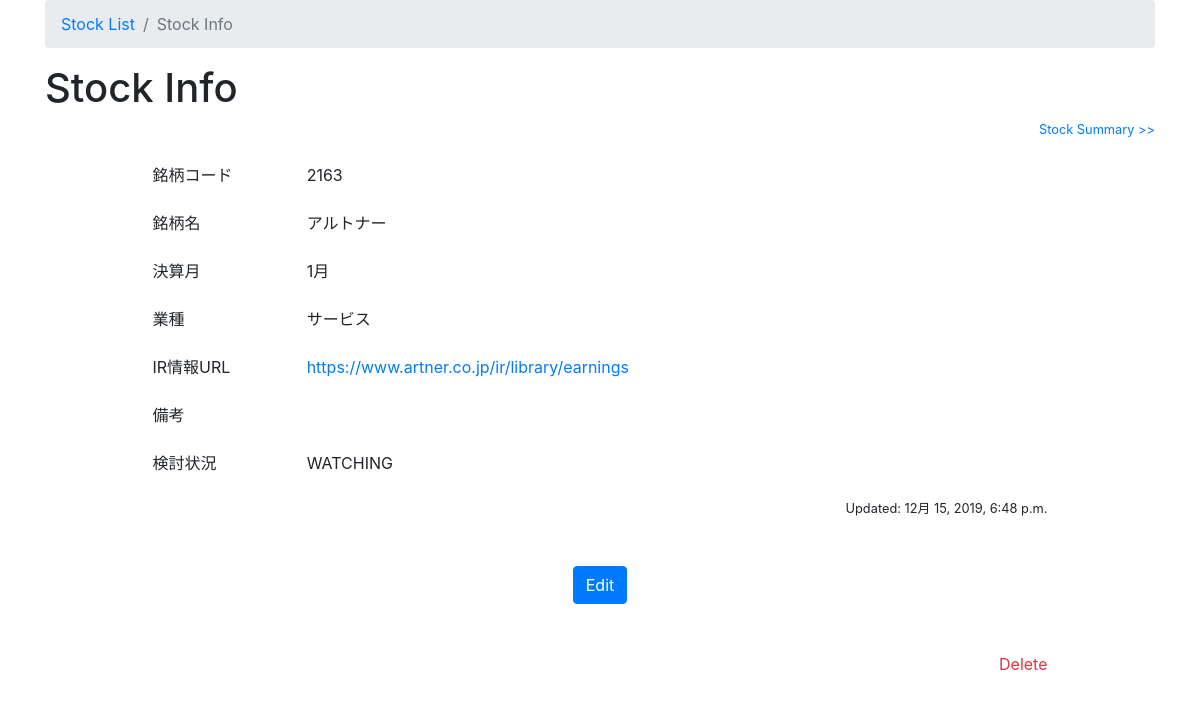
The app's page /2163/ with its own data.
### stock/models.py (models this page shows, shortened)
class Stock(models.Model):
    stock_code = models.IntegerField(primary_key=True, unique=True)
    stock_name = models.CharField(max_length=50)
    accounting_month = models.IntegerField()
    business_type = models.CharField(max_length=20)
    ir_url = models.URLField(blank=True, null=True)
    watch_flag = models.IntegerField(default=0)
    notes = models.TextField(blank=True, null=True)
    created_date = models.DateTimeField(default=timezone.now)
    updated_date = models.DateTimeField(blank=True, null=True)

### stock/views.py (the view)
# urls.py: path('<int:stock_code>/', views.stock_info, name='stock_info'),
def stock_info(request, stock_code):
    stock = get_object_or_404(Stock, stock_code=stock_code)
    return render(request, 'stock/stock_info.html', {'title': 'Stock Info', 'stock': stock})

### stock/templates/stock/stock_info.html (shortened to what this page needs)
{% extends 'stock/base.html' %}
{% block breadcrumb %}
          <li class="breadcrumb-item active" aria-current="page">{{title}}</li>
{% endblock %}
{% block content %}
<article>
  <section>
    <h1>{{title}}</h1>
    <p class="text-right small"><a href="{% url 'stock_detail' stock_code=stock.stock_code %}">Stock Summary >></a></p>
    <div class="col-md-10 mx-auto">
      <div class="mt-4">
        <div class="form-group row">
          <label for="stock_code" class="justify-content-start col-sm-3 col-lg-2">銘柄コード</label>
          <div class="col-sm-9 col-lg-10">
            {{ stock.stock_code }}
          </div>
        </div>
        <div class="form-group row">
          <label for="stock_name" class="justify-content-start col-sm-3 col-lg-2">銘柄名</label>
          <div class="col-sm-9 col-lg-10">
            {{ stock.stock_name }}
          </div>
        </div>
        <div class="form-group row">
          <label for="accounting_month" class="justify-content-start col-sm-3 col-lg-2">決算月</label>
          <div class="col-sm-9 col-lg-10">
            {{ stock.accounting_month }}月
          </div>
        </div>
        <div class="form-group row">
          <label for="business_type" class="justify-content-start col-sm-3 col-lg-2">業種</label>
          <div class="col-sm-9 col-lg-10">
            {{ stock.business_type }}
          </div>
        </div>
        <div class="form-group row">
          <label for="ir_url" class="justify-content-start col-sm-3 col-lg-2">IR情報URL</label>
          <div class="col-sm-9 col-lg-10">
            <a href="{{ stock.ir_url|default:'' }}" target="_blank">{{ stock.ir_url|default:'' }}</a>
          </div>
        </div>
        <div class="form-group row">
          <label for="notes" class="justify-content-start col-sm-3 col-lg-2">備考</label>
          <div class="col-sm-9 col-lg-10">
          </div>
        </div>
        <div class="form-group row">
          <label for="watch_flag" class="justify-content-start col-sm-3 col-lg-2">検討状況</label>
          <div class="col-sm-9 col-lg-10">
            {% if stock.watch_flag == 1 %}WATCHING
            {% elif stock.watch_flag == 2 %}CONSIDERING
            {% else %}ー
            {% endif %}
          </div>
        </div>
        <div>
          <p class="text-right small">Updated: {{ stock.updated_date }}</p>
        </div>
        <div class="text-center my-5">
          <div class="">
            <a href="{% url 'stock_edit' stock_code=stock.stock_code %}" class="btn btn-primary">Edit</a>
          </div>
        </div>
        <div class="text-right my-5">
          <div class="">
            <a href="{% url 'stock_delete' stock_code=stock.stock_code %}" class="text-danger">Delete</a>
          </div>
        </div>
      </div>
    </div>
  </section>
</article>
{% endblock %}

### records on screen
Stock: stock_code "2163", stock_name "アルトナー", accounting_month "1", business_type "サービス", ir_url "https://www.artner.co.jp/ir/library/earnings", updated_date "12月 15, 2019, 6:48 p.m."

### other values on screen
{{ title }} "Stock Info"
